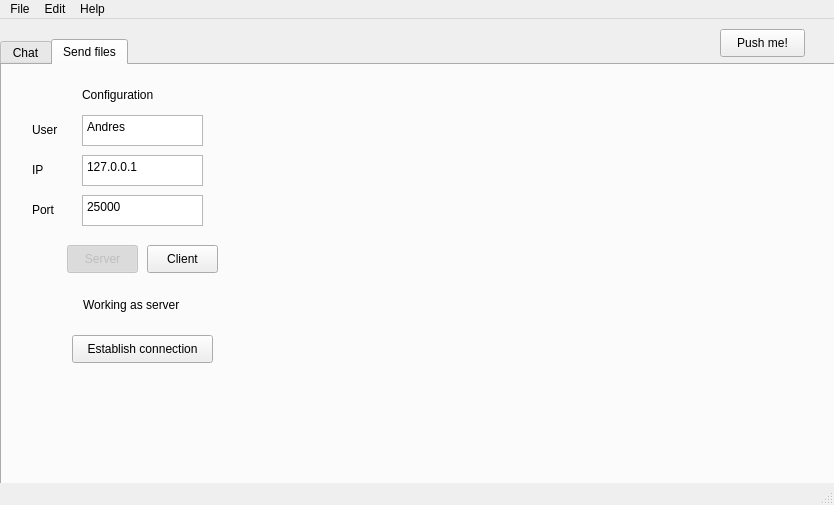
<?xml version="1.0" encoding="UTF-8"?>
<ui version="4.0">
 <class>MainWindow</class>
 <widget class="QMainWindow" name="MainWindow">
  <property name="geometry">
   <rect>
    <x>0</x>
    <y>0</y>
    <width>834</width>
    <height>505</height>
   </rect>
  </property>
  <property name="windowTitle">
   <string>Metrochat</string>
  </property>
  <widget class="QWidget" name="centralWidget">
   <widget class="QTabWidget" name="tabWidget">
    <property name="geometry">
     <rect>
      <x>0</x>
      <y>20</y>
      <width>841</width>
      <height>461</height>
     </rect>
    </property>
    <property name="currentIndex">
     <number>1</number>
    </property>
    <widget class="QWidget" name="Tab1">
     <attribute name="title">
      <string>Chat</string>
     </attribute>
     <widget class="QPlainTextEdit" name="TextInput">
      <property name="geometry">
       <rect>
        <x>360</x>
        <y>300</y>
        <width>301</width>
        <height>81</height>
       </rect>
      </property>
     </widget>
     <widget class="QTextBrowser" name="ChatOutput">
      <property name="geometry">
       <rect>
        <x>290</x>
        <y>10</y>
        <width>451</width>
        <height>271</height>
       </rect>
      </property>
     </widget>
     <widget class="QPushButton" name="SendButton">
      <property name="geometry">
       <rect>
        <x>700</x>
        <y>330</y>
        <width>85</width>
        <height>28</height>
       </rect>
      </property>
      <property name="text">
       <string>Send</string>
      </property>
     </widget>
     <widget class="QLabel" name="StatusTittle">
      <property name="geometry">
       <rect>
        <x>20</x>
        <y>380</y>
        <width>66</width>
        <height>20</height>
       </rect>
      </property>
      <property name="text">
       <string>Status:</string>
      </property>
     </widget>
     <widget class="QLabel" name="StatusLabel">
      <property name="geometry">
       <rect>
        <x>70</x>
        <y>380</y>
        <width>241</width>
        <height>20</height>
       </rect>
      </property>
      <property name="text">
       <string>Running done</string>
      </property>
     </widget>
     <widget class="QPlainTextEdit" name="IPInput">
      <property name="geometry">
       <rect>
        <x>80</x>
        <y>90</y>
        <width>121</width>
        <height>31</height>
       </rect>
      </property>
      <property name="plainText">
       <string>127.0.0.1</string>
      </property>
     </widget>
     <widget class="QLabel" name="IPTittle">
      <property name="geometry">
       <rect>
        <x>30</x>
        <y>90</y>
        <width>21</width>
        <height>30</height>
       </rect>
      </property>
      <property name="text">
       <string>IP</string>
      </property>
     </widget>
     <widget class="QPlainTextEdit" name="PortInput">
      <property name="geometry">
       <rect>
        <x>80</x>
        <y>130</y>
        <width>121</width>
        <height>31</height>
       </rect>
      </property>
      <property name="plainText">
       <string>25000</string>
      </property>
     </widget>
     <widget class="QLabel" name="PortTittle">
      <property name="geometry">
       <rect>
        <x>30</x>
        <y>130</y>
        <width>31</width>
        <height>30</height>
       </rect>
      </property>
      <property name="text">
       <string>Port</string>
      </property>
     </widget>
     <widget class="QPushButton" name="ConnectionButton">
      <property name="geometry">
       <rect>
        <x>70</x>
        <y>270</y>
        <width>141</width>
        <height>28</height>
       </rect>
      </property>
      <property name="text">
       <string>Establish connection</string>
      </property>
     </widget>
     <widget class="QLabel" name="ServerClientLabel">
      <property name="geometry">
       <rect>
        <x>81</x>
        <y>230</y>
        <width>121</width>
        <height>20</height>
       </rect>
      </property>
      <property name="text">
       <string>Working as server</string>
      </property>
     </widget>
     <widget class="QPushButton" name="ServerButton">
      <property name="enabled">
       <bool>false</bool>
      </property>
      <property name="geometry">
       <rect>
        <x>65</x>
        <y>180</y>
        <width>71</width>
        <height>28</height>
       </rect>
      </property>
      <property name="text">
       <string>Server</string>
      </property>
      <property name="checkable">
       <bool>true</bool>
      </property>
      <property name="checked">
       <bool>true</bool>
      </property>
     </widget>
     <widget class="QPushButton" name="ClientButton">
      <property name="geometry">
       <rect>
        <x>145</x>
        <y>180</y>
        <width>71</width>
        <height>28</height>
       </rect>
      </property>
      <property name="text">
       <string>Client</string>
      </property>
      <property name="checkable">
       <bool>true</bool>
      </property>
     </widget>
     <widget class="QLabel" name="ConfigurationTittle">
      <property name="geometry">
       <rect>
        <x>80</x>
        <y>20</y>
        <width>101</width>
        <height>20</height>
       </rect>
      </property>
      <property name="text">
       <string>Configuration</string>
      </property>
     </widget>
     <widget class="QPlainTextEdit" name="UserInput">
      <property name="geometry">
       <rect>
        <x>80</x>
        <y>50</y>
        <width>121</width>
        <height>31</height>
       </rect>
      </property>
      <property name="plainText">
       <string>Andres</string>
      </property>
     </widget>
     <widget class="QLabel" name="UserTittle">
      <property name="geometry">
       <rect>
        <x>30</x>
        <y>50</y>
        <width>41</width>
        <height>30</height>
       </rect>
      </property>
      <property name="text">
       <string>User</string>
      </property>
     </widget>
    </widget>
    <widget class="QWidget" name="Tab2">
     <attribute name="title">
      <string>Send files</string>
     </attribute>
     <widget class="QLabel" name="ConfigurationTittle_2">
      <property name="geometry">
       <rect>
        <x>80</x>
        <y>20</y>
        <width>101</width>
        <height>20</height>
       </rect>
      </property>
      <property name="text">
       <string>Configuration</string>
      </property>
     </widget>
     <widget class="QPlainTextEdit" name="PortInput_2">
      <property name="geometry">
       <rect>
        <x>80</x>
        <y>130</y>
        <width>121</width>
        <height>31</height>
       </rect>
      </property>
      <property name="plainText">
       <string>25000</string>
      </property>
     </widget>
     <widget class="QLabel" name="IPTittle_2">
      <property name="geometry">
       <rect>
        <x>30</x>
        <y>90</y>
        <width>21</width>
        <height>30</height>
       </rect>
      </property>
      <property name="text">
       <string>IP</string>
      </property>
     </widget>
     <widget class="QLabel" name="ServerClientLabel_2">
      <property name="geometry">
       <rect>
        <x>81</x>
        <y>230</y>
        <width>121</width>
        <height>20</height>
       </rect>
      </property>
      <property name="text">
       <string>Working as server</string>
      </property>
     </widget>
     <widget class="QPlainTextEdit" name="UserInput_2">
      <property name="geometry">
       <rect>
        <x>80</x>
        <y>50</y>
        <width>121</width>
        <height>31</height>
       </rect>
      </property>
      <property name="plainText">
       <string>Andres</string>
      </property>
     </widget>
     <widget class="QPlainTextEdit" name="IPInput_2">
      <property name="geometry">
       <rect>
        <x>80</x>
        <y>90</y>
        <width>121</width>
        <height>31</height>
       </rect>
      </property>
      <property name="plainText">
       <string>127.0.0.1</string>
      </property>
     </widget>
     <widget class="QPushButton" name="ClientButton_2">
      <property name="geometry">
       <rect>
        <x>145</x>
        <y>180</y>
        <width>71</width>
        <height>28</height>
       </rect>
      </property>
      <property name="text">
       <string>Client</string>
      </property>
      <property name="checkable">
       <bool>true</bool>
      </property>
     </widget>
     <widget class="QPushButton" name="ConnectionButton_2">
      <property name="geometry">
       <rect>
        <x>70</x>
        <y>270</y>
        <width>141</width>
        <height>28</height>
       </rect>
      </property>
      <property name="text">
       <string>Establish connection</string>
      </property>
     </widget>
     <widget class="QPushButton" name="ServerButton_2">
      <property name="enabled">
       <bool>false</bool>
      </property>
      <property name="geometry">
       <rect>
        <x>65</x>
        <y>180</y>
        <width>71</width>
        <height>28</height>
       </rect>
      </property>
      <property name="text">
       <string>Server</string>
      </property>
      <property name="checkable">
       <bool>true</bool>
      </property>
      <property name="checked">
       <bool>true</bool>
      </property>
     </widget>
     <widget class="QLabel" name="UserTittle_2">
      <property name="geometry">
       <rect>
        <x>30</x>
        <y>50</y>
        <width>41</width>
        <height>30</height>
       </rect>
      </property>
      <property name="text">
       <string>User</string>
      </property>
     </widget>
     <widget class="QLabel" name="PortTittle_2">
      <property name="geometry">
       <rect>
        <x>30</x>
        <y>130</y>
        <width>31</width>
        <height>30</height>
       </rect>
      </property>
      <property name="text">
       <string>Port</string>
      </property>
     </widget>
    </widget>
   </widget>
   <widget class="QPushButton" name="pushButton">
    <property name="geometry">
     <rect>
      <x>720</x>
      <y>10</y>
      <width>85</width>
      <height>28</height>
     </rect>
    </property>
    <property name="text">
     <string>Push me!</string>
    </property>
   </widget>
  </widget>
  <widget class="QMenuBar" name="menuBar">
   <property name="geometry">
    <rect>
     <x>0</x>
     <y>0</y>
     <width>834</width>
     <height>25</height>
    </rect>
   </property>
   <widget class="QMenu" name="menuFile">
    <property name="title">
     <string>File</string>
    </property>
   </widget>
   <widget class="QMenu" name="menuEdit">
    <property name="title">
     <string>Edit</string>
    </property>
   </widget>
   <widget class="QMenu" name="menuHelp">
    <property name="title">
     <string>Help</string>
    </property>
   </widget>
   <addaction name="menuFile"/>
   <addaction name="menuEdit"/>
   <addaction name="menuHelp"/>
  </widget>
  <widget class="QStatusBar" name="statusBar">
   <property name="layoutDirection">
    <enum>Qt::LeftToRight</enum>
   </property>
  </widget>
 </widget>
 <layoutdefault spacing="6" margin="11"/>
 <resources/>
 <connections/>
</ui>
